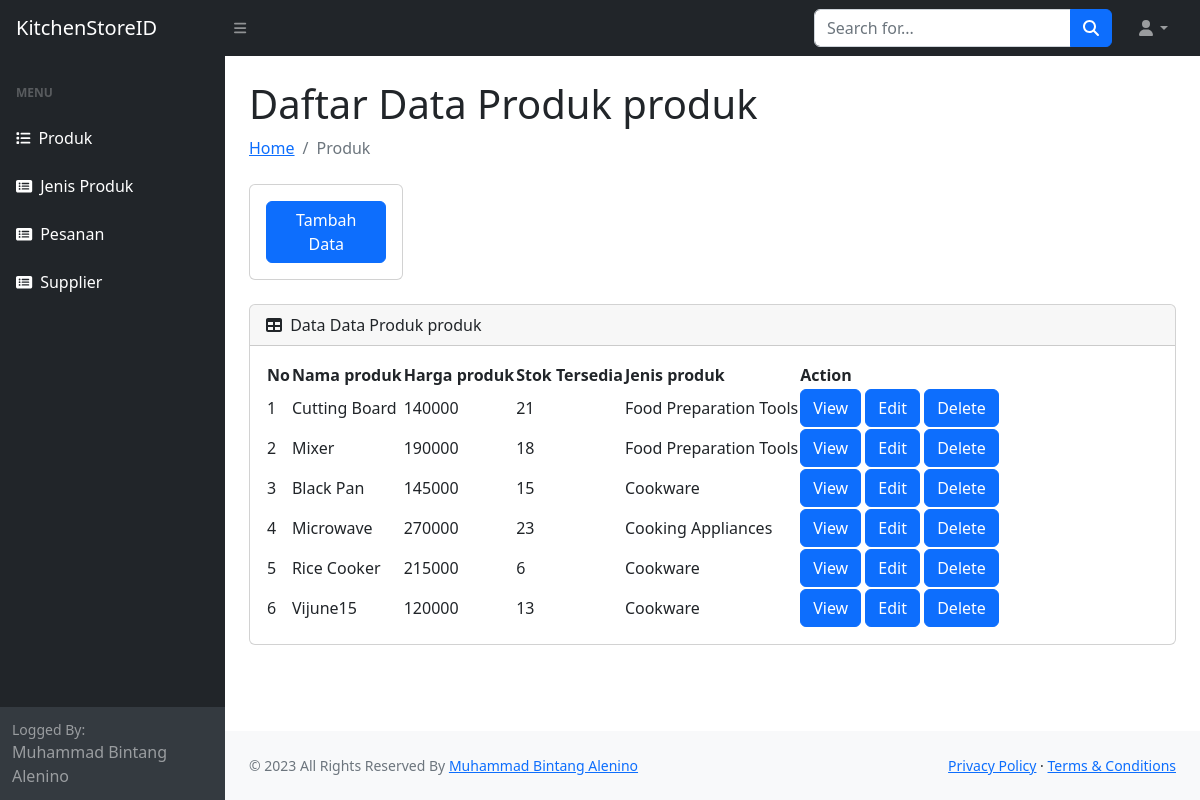
The app's page /admin/index.php with its own data.
### tables this page shows
CREATE TABLE `product` (
  `id` int(11) NOT NULL,
  `sku` varchar(45) DEFAULT NULL,
  `name` varchar(45) DEFAULT NULL,
  `purchase_price` int(11) DEFAULT NULL,
  `sell_price` int(11) DEFAULT NULL,
  `stock` int(11) DEFAULT 0,
  `min_stock` int(11) DEFAULT 0,
  `product_type_id` int(11) NOT NULL,
  `restock_id` int(11) NOT NULL
);

CREATE TABLE `product_type` (
  `id` int(11) NOT NULL,
  `name` varchar(45) DEFAULT NULL
);

### admin/index.php (the view)
<?php
include_once 'template/header.php';
include_once 'template/navbar.php';
require_once 'dbkoneksi.php';
$sql = "SELECT * FROM product";
$rs = $dbh->query($sql);
?>
<main>
    <div class="container-fluid px-4">
        <h1 class="mt-4">Daftar Data Produk produk</h1>
        <ol class="breadcrumb mb-4">
            <li class="breadcrumb-item"><a href="index.php">Home</a></li>
            <li class="breadcrumb-item active">Produk</li>
        </ol>
        <div class="card mb-4 col-md-2">
            <div class="card-body">
                <a class="btn btn-primary" href="form_produk.php">Tambah Data</a>
            </div>
        </div>
        <div class="card mb-4">
            <div class="card-header">
                <i class="fas fa-table me-1"></i>
                Data Data Produk produk
            </div>
            <div class="card-body">
                <table id="datatablesSimple">
                    <thead>
                        <tr>
                            <th>No</th>
                            <th>Nama produk</th>
                            <th>Harga produk</th>
                            <th>Stok Tersedia</th>
                            <th>Jenis produk</th>
                            <th>Action</th>
                        </tr>
                    </thead>
                    <tbody>
                        <?php
                        $no = 1;
                        foreach ($rs as $row) {
                        ?>
                        <tr>
                            <td><?= $no ?></td>
                            <td><?= $row['name'] ?></td>
                            <td><?= $row['sell_price'] ?></td>
                            <td><?= $row['stock'] ?></td>
                            <td>
                                <?php
                                    $sqljenis = "SELECT * FROM product_type WHERE id = " . $row['product_type_id'];
                                    $rsjenis = $dbh->query($sqljenis);
                                    $rowjenis = $rsjenis->fetch();
                                    echo $rowjenis['name'];
                                    ?>
                            </td>
                            <td>
                                <a class="btn btn-primary" href="view_produk.php?id=<?= $row['id'] ?>">View</a>
                                <a class="btn btn-primary" href="form_produk.php?id=<?= $row['id'] ?>">Edit</a>
                                <a class="btn btn-primary" href="delete_produk.php?id=<?= $row['id'] ?>"
                                    onclick="if(!confirm('Anda Yakin Hapus Data pembelian <?= $row['name'] ?>?')) {return false}">Delete</a>
                            </td>
                        </tr>
                        <?php
                            $no++;
                        }
                        ?>
                    </tbody>
                </table>
            </div>
        </div>
    </div>
</main>
<?php
include_once 'template/footer.php';
?>

### admin/template/header.php (shortened to what this page needs)
<!DOCTYPE html>
<html lang="en">
<head>
    <link href="https://cdn.jsdelivr.net/npm/simple-datatables@7.1.2/dist/style.min.css" rel="stylesheet" />
    <link href="css/styles.css" rel="stylesheet" />
</head>
<body class="sb-nav-fixed">
    <nav class="sb-topnav navbar navbar-expand navbar-dark bg-dark">
        <a class="navbar-brand ps-3" href="index.html">KitchenStoreID</a>
        <button class="btn btn-link btn-sm order-1 order-lg-0 me-4 me-lg-0" id="sidebarToggle" href="#!"><i class="fas fa-bars"></i></button>
        <form class="d-none d-md-inline-block form-inline ms-auto me-0 me-md-3 my-2 my-md-0">
            <div class="input-group">
                <input class="form-control" type="text" placeholder="Search for..." aria-label="Search for..." aria-describedby="btnNavbarSearch" />
                <button class="btn btn-primary" id="btnNavbarSearch" type="button"><i class="fas fa-search"></i></button>
            </div>
        </form>
        <ul class="navbar-nav ms-auto ms-md-0 me-3 me-lg-4">
            <li class="nav-item dropdown">
                <a class="nav-link dropdown-toggle" id="navbarDropdown" href="#" role="button" data-bs-toggle="dropdown" aria-expanded="false"><i class="fas fa-user fa-fw"></i></a>
            </li>
        </ul>
    </nav>
    <div id="layoutSidenav">

### admin/template/navbar.php
<div id="layoutSidenav_nav">
    <nav class="sb-sidenav accordion sb-sidenav-dark" id="sidenavAccordion">
        <div class="sb-sidenav-menu">
            <div class="nav">
                <div class="sb-sidenav-menu-heading">MENU</div>
                <a class="nav-link active" href="index.php">
                    <div class="sb-nav-link-icon"><i class="fas fa-list"></i></div>
                    Produk
                </a>
                <a class="nav-link active" href="jenis_produk.php">
                    <div class="sb-nav-link-icon"><i class="fas fa-list-alt"></i></div>
                    Jenis Produk
                </a>
                <a class="nav-link active" href="pesanan.php">
                    <div class="sb-nav-link-icon"><i class="fas fa-list-alt"></i></div>
                    Pesanan
                </a>
                <a class="nav-link active" href="supplier.php">
                    <div class="sb-nav-link-icon"><i class="fas fa-list-alt"></i></div>
                    Supplier
                </a>
            </div>
        </div>
        <div class="sb-sidenav-footer">
            <div class="small">Logged By:</div>
            Muhammad Bintang Alenino
        </div>
    </nav>
</div>
<div id="layoutSidenav_content">

### admin/template/footer.php (shortened to what this page needs)
<footer class="py-4 bg-light mt-auto">
    <div class="container-fluid px-4">
        <div class="d-flex align-items-center justify-content-between small">
            <div class="text-muted">&copy; 2023 All Rights Reserved By
                <a href="#">Muhammad Bintang Alenino</a>
            </div>
            <div>
                <a href="#">Privacy Policy</a>
                &middot;
                <a href="#">Terms &amp; Conditions</a>
            </div>
        </div>
    </div>
</footer>
</div>
</div>
</body>
</html>

### records on screen
product: name "Cutting Board", sell_price "140000", stock "21", product_type.name "Food Preparation Tools"
product: name "Mixer", sell_price "190000", stock "18", product_type.name "Food Preparation Tools"
product: name "Black Pan", sell_price "145000", stock "15", product_type.name "Cookware"
product: name "Microwave", sell_price "270000", stock "23", product_type.name "Cooking Appliances"
product: name "Rice Cooker", sell_price "215000", stock "6", product_type.name "Cookware"
product: name "Vijune15", sell_price "120000", stock "13", product_type.name "Cookware"
